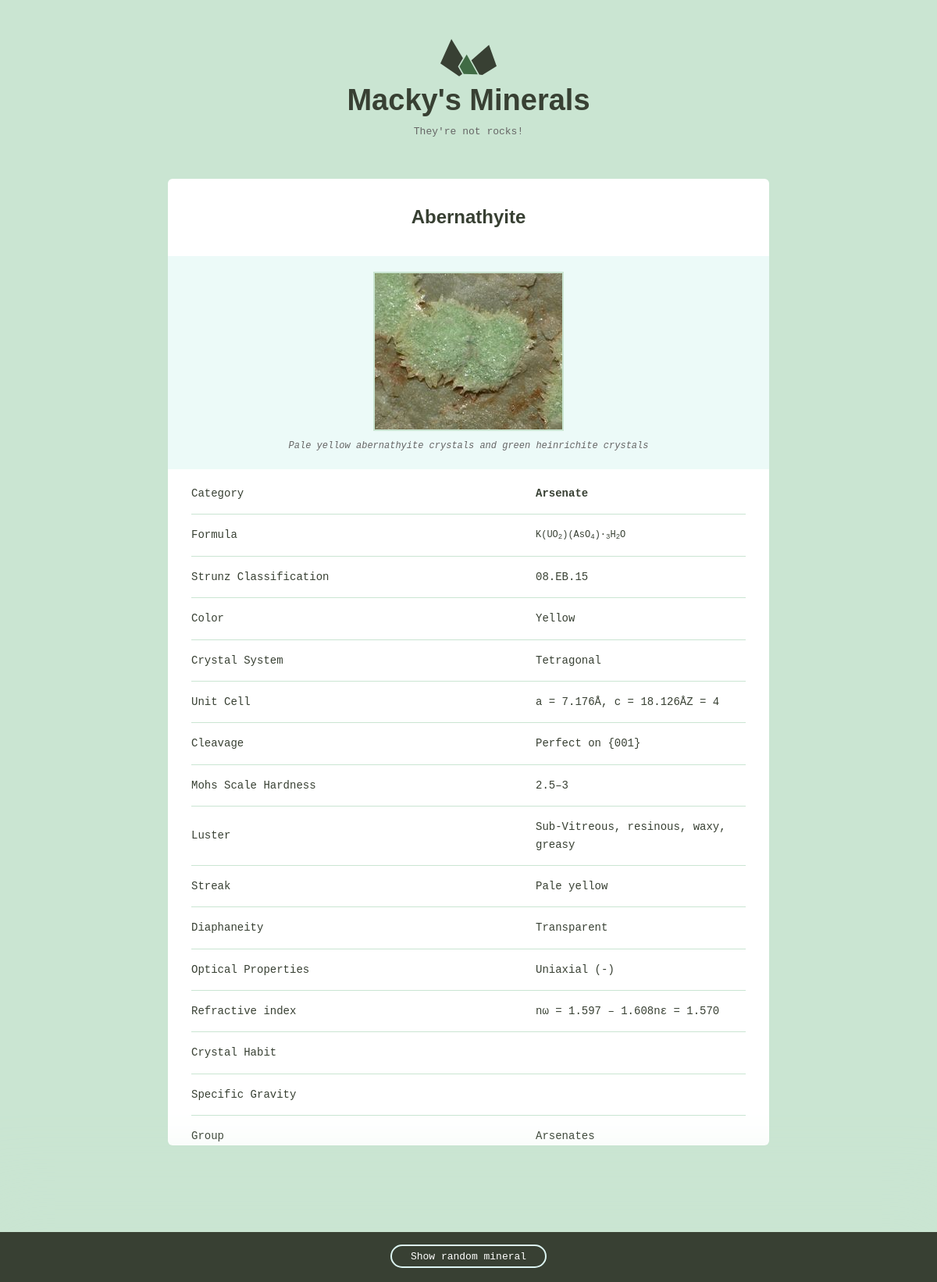
Page /minerals/detail/2/ on the committed database.
### minerals/models.py (models this page shows)
class Mineral(models.Model):
	name = models.CharField(max_length=100)
	image_filename = models.CharField(max_length=200)
	image_caption = models.TextField()
	category = models.TextField()
	formula = models.TextField()
	strunz_classification = models.TextField()
	color = models.TextField()
	crystal_system = models.TextField()
	unit_cell = models.TextField()
	crystal_symmetry = models.TextField()
	cleavage = models.TextField()
	mohs_scale_hardness = models.TextField()
	luster = models.TextField()
	streak = models.TextField()
	diaphaneity = models.TextField()
	optical_properties = models.TextField()
	refractive_index = models.TextField()
	crystal_habit = models.TextField()
	specific_gravity = models.TextField()
	group = models.TextField()

### minerals/views.py (the view)
# urls.py: path("detail/<int:mineral_id>/", views.detail, name="detail"),
def detail(request, mineral_id):
	mineral	= Mineral.objects.get(pk=mineral_id)
	return render(request, 'minerals/detail.html', {"mineral": mineral})

### minerals/templates/minerals/detail.html (shortened to what this page needs)
{% extends 'minerals/layout.html' %}
{% load static %}
{% block content %}
<div class="mineral__container">
<h1 class="mineral__name">{{mineral.name}}</h1>
	<div class="mineral__image-bg">
		<img class="mineral__image" src="{% static 'minerals/images/' %}{{mineral.name}}.jpg"  alt="{{mineral.name}}">
		<p class="mineral__caption">{{mineral.image_caption}}</p>
	</div>
	<div class="mineral__table-container">
	<table class="mineral__table">
	<tr>
		<td>Category</td>
		<td class="mineral__category">{{mineral.category}}</td>
	</tr>
	<tr>
		<td>Formula</td>
		<td class="mineral__formula">{{mineral.formula|safe}}</td>
	</tr>
	{% if mineral.strunz_classification %}
	<tr>
		<td>Strunz Classification</td>
		<td>{{mineral.strunz_classification}}</td>
	</tr>
	{% endif %}
	<tr>
		<td>Color</td>
		<td>{{mineral.color}}</td>
	</tr>
	<tr>
		<td>Crystal System</td>
		<td>{{mineral.crystal_system}}</td>
	</tr>
	<tr>
		<td>Unit Cell</td>
		<td>{{mineral.unit_cell}}</td>
	</tr>
	<tr>
		<td>Cleavage</td>
		<td>{{mineral.cleavage}}</td>
	</tr>
	<tr>
		<td>Mohs Scale Hardness</td>
		<td>{{mineral.mohs_scale_hardness}}</td>
	</tr>
	<tr>
		<td>Luster</td>
		<td>{{mineral.luster}}</td>
	</tr>
	<tr>
		<td>Streak</td>
		<td>{{mineral.streak}}</td>
	</tr>
	<tr>
		<td>Diaphaneity</td>
		<td>{{mineral.diaphaneity}}</td>
	</tr>
	<tr>
		<td>Optical Properties</td>
		<td>{{mineral.optical_properties}}</td>
	</tr>
	<tr>
		<td>Refractive index</td>
		<td>{{mineral.refractive_index}}</td>
	</tr>
	<tr>
		<td>Crystal Habit</td>
		<td>{{mineral.crystal_habit}}</td>
	</tr>
	<tr>
		<td>Specific Gravity</td>
		<td>{{mineral.specific_gravity}}</td>
	</tr>
	<tr>
		<td>Group</td>
		<td>{{mineral.group}}</td>
	</tr>
	</table>
	</div>
	</div>
{% endblock %}

### minerals/static/minerals/css/global.css (style rules this page uses)
html { font-family: sans-serif; -ms-text-size-adjust: 100%; -webkit-text-size-adjust: 100%; }
body { margin: 0; }
h1 { font-size: 2em; margin: 0.67em 0; }
sub { font-size: 75%; line-height: 0; position: relative; vertical-align: baseline; bottom: -0.25em; }
img { border: 0; }
table { border-collapse: collapse; border-spacing: 0; }
td, th { padding: 0; }
html { font-size: 62.5%; }
body { background-color: #CAE5D2; font-size: 1.5em; line-height: 1.6; font-weight: 400; font-family: "Cousine"; color: #666; }
h1, h2, h3, h4, h5, h6 { margin-top: 0; margin-bottom: 2rem; font-weight: bold; font-family: "Work Sans", sans-serif; color: #384033; }
h1 { font-size: 3.8rem; }
@media (min-width: 550px) { h1 { font-size: 3.8rem; } }
p { margin-top: 0; font-size: 1.6rem; }
th, td { padding: 15px; text-align: left; border-bottom: 1px solid #e1e1e1; }
th:first-child, td:first-child { padding-left: 0; }
th:last-child, td:last-child { padding-right: 0; }
table, p, ul { margin-bottom: 2.5rem; }
.mineral__container { background-color: #fff; border-radius: 6px; list-style: none; padding: 0; text-align: center; }
.mineral__name { display: block; width: 100%; margin: 0; font-size: 24px; padding: 30px 0 30px 0; }
.mineral__image { display: block; margin: 0 auto; border: solid 2px #CAE5D2; }
.mineral__image-bg { background-color: #ecfaf8; padding: 20px 0; }
.mineral__caption { font-size: 12px; font-style: italic; padding: 10px 0 0 0; margin: 0; }
.mineral__table { font-size: 14px; color: #384033; }
.mineral__table td { border-color: #CAE5D2; }
.mineral__table tr:last-of-type td { border-bottom: none; padding-bottom: 0; }
.mineral__table-container { padding: 5px 30px 0; }
.mineral__category { font-weight: bold; width: 40%; }
.mineral__formula { font-size: 12px; }

### rows in the picture
Mineral: name "Abernathyite", name (picture), image_caption "Pale yellow abernathyite crystals and green heinrichite crystals", category "Arsenate", formula "K(UO 2 )(AsO 4 )· 3 H 2 O", strunz_classification "08.EB.15", color "Yellow", crystal_system "Tetragonal", unit_cell "a = 7.176Å, c = 18.126ÅZ = 4", cleavage "Perfect on {001}", mohs_scale_hardness "2.5–3", luster "Sub-Vitreous, resinous, waxy, greasy", streak "Pale yellow", diaphaneity "Transparent", optical_properties "Uniaxial (-)", refractive_index "nω = 1.597 – 1.608nε = 1.570", group "Arsenates"
